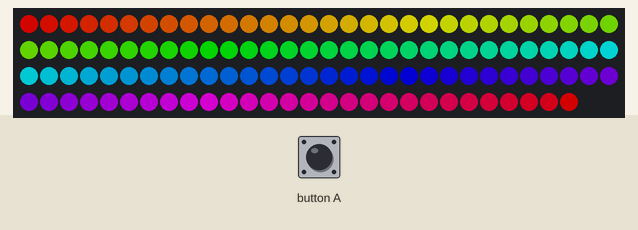
This program was run on a simulated Calliope mini (MakeCode). Shown: 118 RGB LEDs in strip order, left to right, continuing on the next row. Inputs (shaded band) come from the test bench. Dim RGB values are drawn brighter than linear.

1.3 s: button A pressed for 0.15 s
Above: at 2.8 s.
Timing chart, 0 to 4.3 s (numbered marks = the images above; inputs shaded):
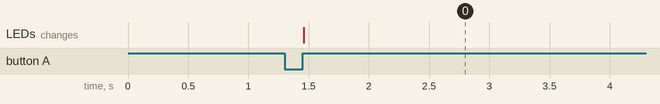

The program:

main.ts
```typescript
let strip: neopixel.Strip = null
input.onButtonEvent(Button.A, input.buttonEventClick(), function () {
    strip = neopixel.create(DigitalPin.P0, 118, NeoPixelMode.RGB)
    strip.showRainbow(1, 360)
    strip.show()
})
basic.forever(function () {

})
```

test.ts
```typescript
// Hier kann man Tests durchführen; diese Datei wird nicht kompiliert, wenn dieses Paket als Erweiterung verwendet wird.
```

Measured:
- after the input at 1.3 s, the LEDs: change after 0.16 s (image 0)
